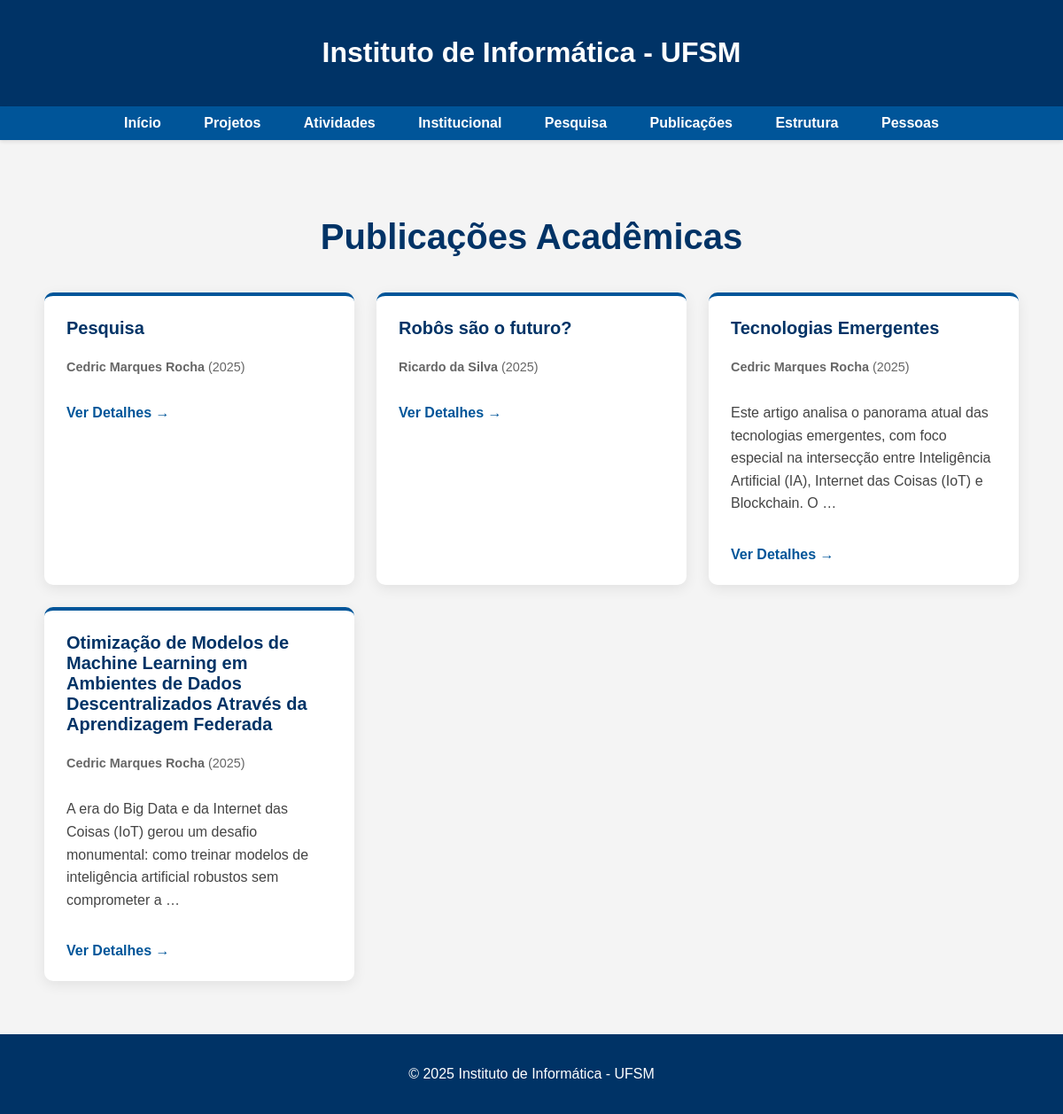
Page /publicacoes-academicas/ on the committed database.
### cursos/models.py (models this page shows, shortened)
class Publicacao(models.Model):
    titulo = models.CharField(max_length=200)
    autor = models.CharField(max_length=100)
    link = models.URLField()
    ano = models.IntegerField()
    resumo = models.TextField(
        null=True,
        blank=True,
        help_text="Uma breve descrição ou resumo do artigo."
    )

### cursos/views.py (the view)
# urls.py: path('publicacoes-academicas/', views.publicacoes_academicas, name='publicacoes_academicas'),
def publicacoes_academicas(request):
    publicacoes = Publicacao.objects.order_by('-ano')
    return render(request, 'cursos/publicacoes_academicas.html', {'publicacoes': publicacoes})

### cursos/templates/cursos/publicacoes_academicas.html (shortened to what this page needs)
{% load static %}
<!DOCTYPE html>
<html lang="pt-br">
<head>
    <link rel="stylesheet" href="https://cdnjs.cloudflare.com/ajax/libs/font-awesome/6.5.0/css/all.min.css" />
</head>
<body>
<header>
    <h1>Instituto de Informática - UFSM</h1>
</header>
<nav>
    <a href="/">Início</a>
    <a href="/projetos/">Projetos</a>
    <a href="/atividades/">Atividades</a>
    <a href="/institucional/">Institucional</a>
    <a href="/pesquisa/">Pesquisa</a>
    <a href="{% url 'publicacoes_academicas' %}">Publicações</a>
    <a href="/estrutura/">Estrutura</a>
    <a href="/pessoas/">Pessoas</a>
</nav>
<main>
    <div class="page-container">
        <h1 class="page-title">Publicações Acadêmicas</h1>
        {% if publicacoes %}
            <div class="publicacoes-grid">
                {% for pub in publicacoes %}
                    <div class="pub-card">
    <h2>
        <a href="{% url 'publicacao_detail' pub.pk %}">
            {{ pub.titulo }}
        </a>
    </h2>
    <p class="pub-meta">
        <strong>{{ pub.autor }}</strong> ({{ pub.ano }})
    </p>
    {% if pub.resumo %}
        <p class="pub-resumo">{{ pub.resumo|truncatewords:25 }}</p>
    {% endif %}
    <a href="{% url 'publicacao_detail' pub.pk %}" class="leia-mais">
        Ver Detalhes →
    </a>
</div>
                {% endfor %}
            </div>
        {% else %}
            <p style="text-align: center;">Nenhuma publicação acadêmica cadastrada no momento.</p>
        {% endif %}
    </div>
</main>
<footer>
    <p>© {% now "Y" %} Instituto de Informática - UFSM</p>
</footer>
</body>
</html>

### cursos/templates/cursos/publicacoes_academicas.html (style rules this page uses)
:root { --azul-escuro: #003366; --azul-medio: #005599; --cinza-claro: #f4f4f4; }
html { height: 100%; }
body { font-family: Arial, sans-serif; margin: 0; background-color: var(--cinza-claro); display: flex; flex-direction: column; min-height: 100vh; }
main { flex-grow: 1; }
header, footer { background-color: var(--azul-escuro); color: white; padding: 20px; text-align: center; }
nav { background-color: var(--azul-medio); padding: 10px; text-align: center; box-shadow: 0 2px 4px rgba(0,0,0,0.1); }
nav a { color: white; margin: 0 10px; text-decoration: none; font-weight: bold; padding: 8px 12px; border-radius: 4px; transition: background-color 0.3s ease; }
.page-container { max-width: 1100px; margin: 40px auto; padding: 20px; }
.page-title { text-align: center; color: var(--azul-escuro); font-size: 2.5rem; margin-bottom: 40px; }
.publicacoes-grid { display: grid; grid-template-columns: repeat(auto-fill, minmax(320px, 1fr)); gap: 25px; }
.pub-card { background-color: #fff; border-radius: 10px; box-shadow: 0 4px 15px rgba(0, 0, 0, 0.08); padding: 25px; border-top: 4px solid var(--azul-medio); transition: transform 0.2s ease, box-shadow 0.2s ease; display: flex; flex-direction: column; }
.pub-card h2 { font-size: 1.25rem; font-weight: 700; color: var(--azul-escuro); margin: 0 0 10px 0; }
.pub-card h2 a { text-decoration: none; color: inherit; }
.pub-meta { font-size: 0.9rem; color: #666; margin-bottom: 15px; }
.pub-resumo { font-size: 1rem; line-height: 1.6; color: #444; flex-grow: 1; }
.leia-mais { margin-top: 20px; font-weight: bold; color: var(--azul-medio); text-decoration: none; align-self: flex-start; }

### rows in the picture
Publicacao: titulo "Pesquisa", autor "Cedric Marques Rocha", ano "2025"
Publicacao: titulo "Robôs são o futuro?", autor "Ricardo da Silva", ano "2025"
Publicacao: titulo "Tecnologias Emergentes", autor "Cedric Marques Rocha", ano "2025", resumo "Este artigo analisa o panorama atual das tecnologias emergentes, com foco especial na intersecção entre Inteligência Artificial (IA), Internet das Coisas (IoT) e Blockchain. O …"
Publicacao: titulo "Otimização de Modelos de Machine Learning em Ambientes de Dados Descentralizados Através da Aprendizagem Federada", autor "Cedric Marques Rocha", ano "2025", resumo "A era do Big Data e da Internet das Coisas (IoT) gerou um desafio monumental: como treinar modelos de inteligência artificial robustos sem comprometer a …"
